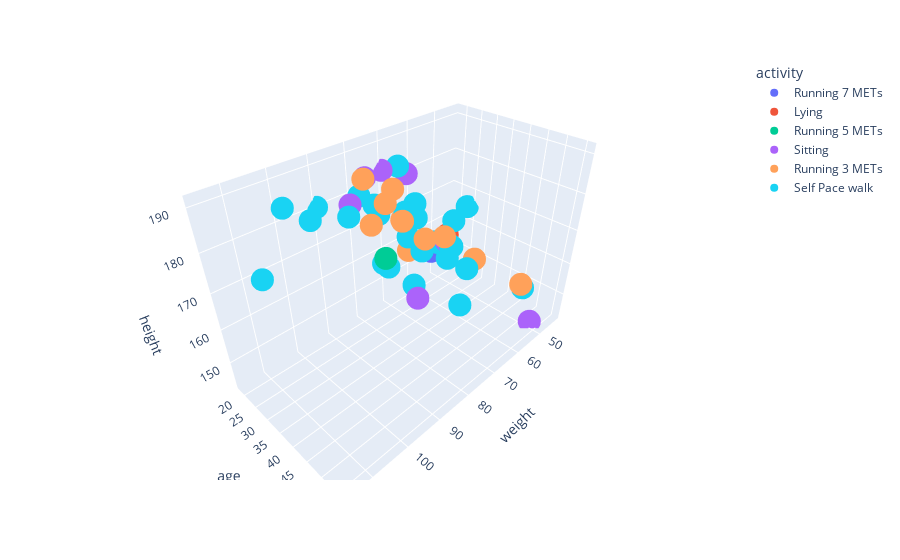

Write notebook code for a chart like this one.
### Code cell
# Usamos la maravilla de plotly
import plotly.express as px

fig = px.scatter_3d(d2, x='weight', y='age', z='height', color='activity')
fig.show()
